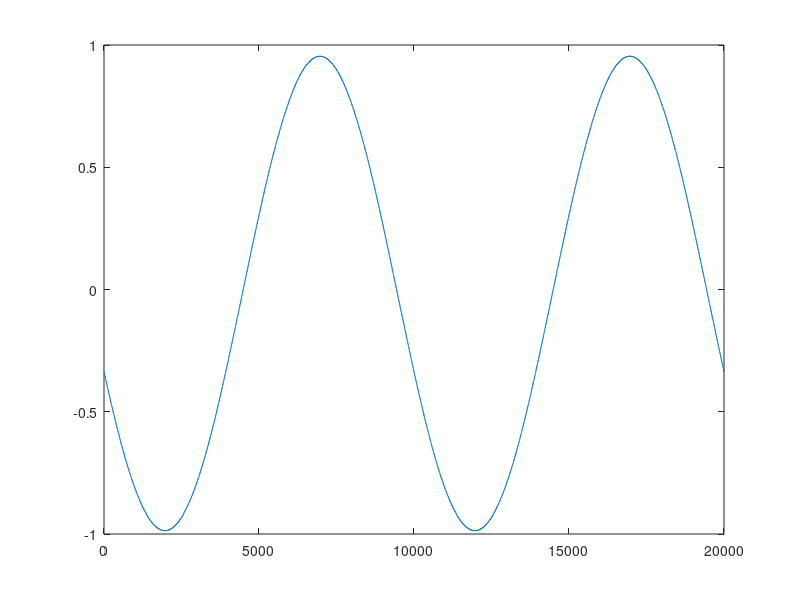

Write MATLAB code to recreate this figure.
fileID = fopen('Output/voltage output.txt','r');
formatSpec = '%f';
A = fscanf(fileID,formatSpec);
fclose(fileID);
plot(A);